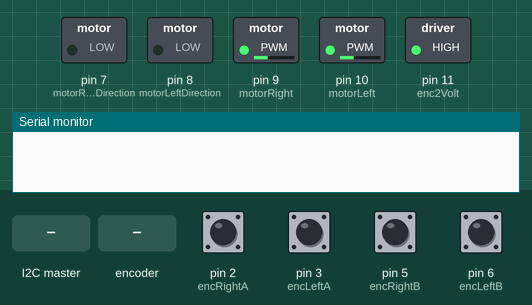
Recording of a sketch running on a simulated Arduino Uno, built with avr-gcc and run on an emulated ATmega328P. Shown: switched loads named in the sketch (green lamp = pin HIGH), the last lines printed to the serial monitor. Inputs (shaded band) come from the test bench; at power-on: pin 2 (encRightA), pin 3 (encLeftA), pin 5 (encRightB), pin 6 (encLeftB) HIGH.

Above: at 0.9 s.
1.0 s: the I2C master sends "."
At 2.3 s:
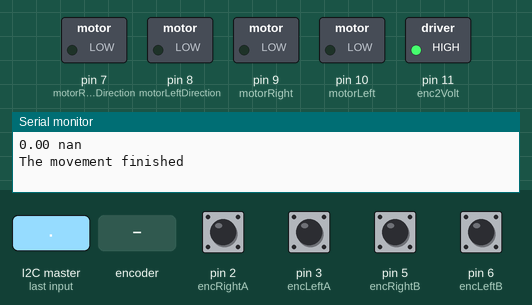
4.0 s: rotary encoder on pin 2 (encRightA) / pin 5 (encRightB) turned 3 steps (first pin leading)
At 5.7 s:
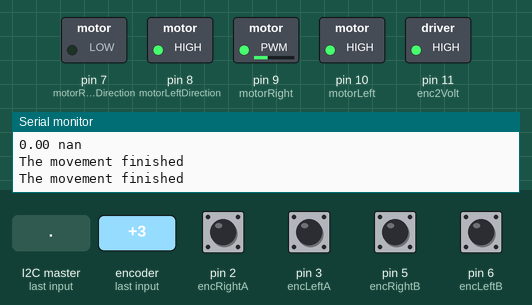
6.1 s: the I2C master sends "-"
At 7.2 s:
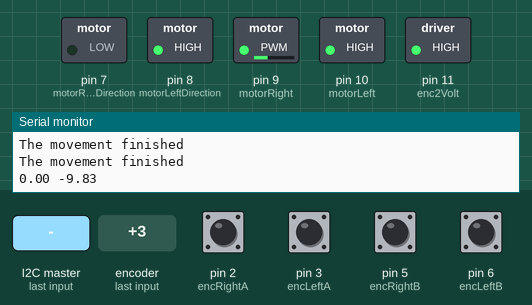
7.7 s: pin 3 (encLeftA) pulled LOW for 3.2 s
At 8.7 s:
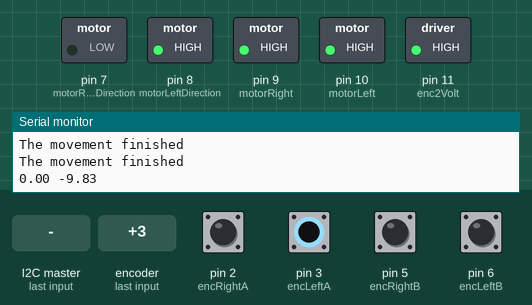
12.4 s: the I2C master sends the byte 5
At 13.3 s:
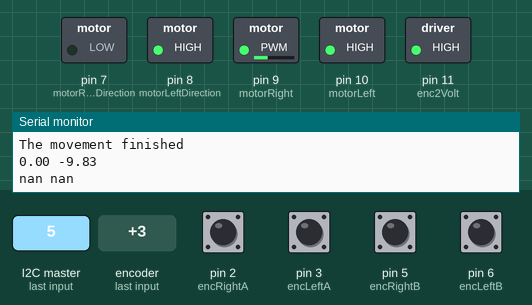
Timing chart, 0 to 15.0 s (numbered marks = the images above; inputs shaded):
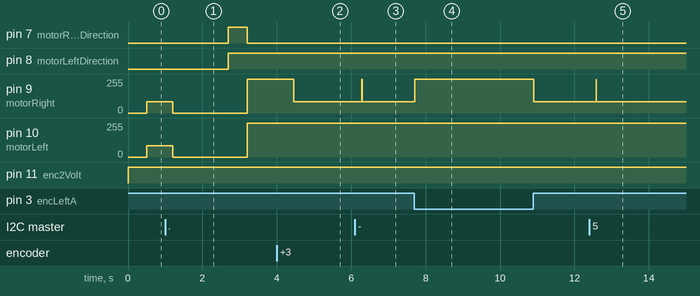

Measured:
- after the input at 1.0 s, pin 7 (motorRightDirection): LOW → HIGH after 1.7 s, → LOW 0.50 s later; pin 8 (motorLeftDirection): LOW → HIGH after 1.7 s; pin 9 (motorRight), pin 10 (motorLeft): 85/255 → 0/255 after 0.20 s, → 255/255 2.0 s later
- after the input at 4.0 s, pin 9 (motorRight): 255/255 → 85/255 after 0.46 s
- after the input at 6.1 s, pin 9 (motorRight): 85/255 → 255/255 after 0.18 s, → 85/255 0.01 s later
- after the input at 7.7 s, pin 9 (motorRight): 85/255 → 255/255 at once, → 85/255 3.2 s later
- after the input at 12.4 s, pin 9 (motorRight): 85/255 → 255/255 after 0.18 s, → 85/255 0.01 s later

The sketch:

main.ino
```cpp
/*
  Demo 2 - Group 12
  This code controls the motors and spinning wheels. It takes inputs from an I2C bus and an encoder.
  The programs outputs a PWM signal to a motor controller and sends the location of the
  wheel over I2C to a raspberry pi.
  To use this code, connect the GND, SCL, and SDA lines to the raspberry pi. Plug in the motor
  drive to the ardunino and connect the encoder to the pins specified in the code below.
*/
#include <Wire.h>
#define CIRCLE    2
#define FORWARDS  1
#define ROTATION  0
#define SEARCH    3
#define RATIO_ACCELERATE 0.25
#define MINIMUM_ACCEL 80
#define SLAVE_ADDRESS 0x04

// Encoder settings
const int CPR = 3200;
const int encRightA = 2;
const int encRightB = 5;
const int encLeftA = 3;
const int encLeftB = 6;
const int enc2Volt = 11;  // applies a +5V to one of the encoders

String dir = " ";
int countRight = 0;
int countLeft = 0;
int countRightBeforeDelay = 0;
int countLeftBeforeDelay = 0;

// Variables to check the encoder's direction of rotation
int encRightValA = 0;
int encRightValB = 0;
int encLeftValA = 0;
int encLeftValB = 0;

// Robot parameters
double distanceBetweenWheels = 9.18; //inches
double radius = 3; //in inches
double wheelCircumference = radius * M_PI * 2; //1.44 ft
double wheelToCenter = (distanceBetweenWheels / 2) / 12; //0.3825 ft

//Circle parameters
double leftWheelRadius = 0;
double rightWheelRadius = 0;
double angularSpeedRatio = 0;

// Motor pins
int motorRightDirection = 7;
int motorRight = 9;
int motorLeftDirection = 8;
int motorLeft = 10;
int motorEnable = 4;

// Timing variables
long endTime = -1;
long currentTime = 0;

// Right velocity PID controller
double KpRight = .08;
double KiRight = 0;
double KdRight = 0;

double errorRight = 0;
double controllerOutputRight = 0;
double derivativeRight = 0;
double integralRight = 0;
double oldErrorRight = 0;
double rightAngularSpeed = 0;

bool search = false;
bool markerFound = false;

// Left velocity PID controller
double KpLeft = .08;
double KiLeft = 0;
double KdLeft = 0;

double errorLeft = 0;
double controllerOutputLeft = 0;
double derivativeLeft = 0;
double integralLeft = 0;
double oldErrorLeft = 0;
double LeftAngularSpeed = 0;

double loopSpeed = 10; // 10ms sampling time
int delayValue = 0;

// Interrupt routines for the encoders
void encRightISR();
void encLeftISR();

// Variables to control the speed of each wheel for various cases
double desiredRightAngularSpeed = CPR * 2.5; // counts per second
double desiredLeftAngularSpeed = CPR * 2.5;

double desiredRightAngularSpeedLow = CPR; // counts per second
double desiredLeftAngularSpeedLow = CPR;

double desiredRightAngularSpeedSearch = CPR / 3; // counts per second
double desiredLeftAngularSpeedSearch = CPR / 3;


// Variables to control the distance the robot moves
int desiredCountsRight = 0;
int desiredCountsLeft = 0;
char receivedNumbers[32];
int receiveIndex = 0;
double desiredAngle = 0;
double desiredDistance = 0;
bool isNegativeAngle = false;

// Encoder must read within this values of the desired counts to be considered position reached
int tolerance = 5;

void setup() {
  Wire.begin(SLAVE_ADDRESS);
  Wire.onReceive(receiveData);

  Serial.begin(9600);
  pinMode(encRightA,  INPUT_PULLUP);
  pinMode(encLeftA,   INPUT_PULLUP);
  pinMode(encRightB,  INPUT_PULLUP);
  pinMode(encLeftB,   INPUT_PULLUP);
  pinMode(enc2Volt,   OUTPUT);

  attachInterrupt(digitalPinToInterrupt(encRightA), encRightISR,  CHANGE);
  attachInterrupt(digitalPinToInterrupt(encLeftA),  encLeftISR,   CHANGE);

  pinMode(motorRightDirection,  OUTPUT);
  pinMode(motorRight,           OUTPUT);
  pinMode(motorLeftDirection,   OUTPUT);
  pinMode(motorLeft,            OUTPUT);

  digitalWrite(enc2Volt, HIGH);
  digitalWrite(motorEnable, HIGH);

  // Initialize the motors running forwards
  motorsIdle();

  move(720, SEARCH);
  search = false;
  move(desiredAngle, ROTATION);
  move((double)((desiredDistance / 2.54 / 12) - .75), FORWARDS);
  move(90, ROTATION);
  move(0.75, CIRCLE);
  markerFound = false;

}

void loop() {
}

// Set the motors to move forwards
void motorsForwards() {
  digitalWrite(motorRightDirection, LOW);
  digitalWrite(motorLeftDirection, HIGH);
}


// Set the motors to turn the robot ccw
void motorsCounterclockwise() {
  digitalWrite(motorRightDirection, HIGH);
  digitalWrite(motorLeftDirection, HIGH);
}


// Set the motors to turn CW
void motorsClockwise() {
  digitalWrite(motorRightDirection, LOW);
  digitalWrite(motorLeftDirection, LOW);
}


// Turn the motors off
void motorsIdle() {
  analogWrite(motorLeft, 0);
  analogWrite(motorRight, 0);
  delay(500);
}

void motorsIdleAfterSearch() {
  analogWrite(motorLeft, 0);
  analogWrite(motorRight, 0);
  markerFound = false;
  delay(1000);
}


void move(double distance, int typeOfMotion) {
  // Initialize the counts to zero before movements
  countRight = 0;
  countLeft = 0;

  double localAngularSpeedRight = 0;
  double localAngularSpeedLeft = 0;

  // Set counts and cases for motion
  switch (typeOfMotion) {
    case FORWARDS:
      motorsForwards();
      desiredCountsRight = feet2Counts(distance);
      desiredCountsLeft = feet2Counts(distance);

      localAngularSpeedRight = desiredRightAngularSpeed; // note the speeds chosen
      localAngularSpeedLeft = desiredLeftAngularSpeed;

      break;

    case SEARCH:
      search = true;
      localAngularSpeedRight = desiredRightAngularSpeedSearch;
      localAngularSpeedLeft = desiredLeftAngularSpeedSearch;

    case ROTATION:
      desiredCountsRight = degrees2Counts(distance);
      desiredCountsLeft = degrees2Counts(distance);

      if (search == false) {
        localAngularSpeedRight = desiredRightAngularSpeedLow;
        localAngularSpeedLeft = desiredLeftAngularSpeedLow;
      }

      if (distance > 0) {
        motorsClockwise();
        // Set the desired counts to be negative for the motor in reverse
        desiredCountsRight *= -1;
      }
      else {
        motorsCounterclockwise();
        // Set the desired counts to be negative for the motor in reverse
        desiredCountsLeft *= -1;
      }
      break;
    case CIRCLE: //Configured for a clockwise circle around beacon
      motorsForwards();
      //calculate the radius the LEFT wheel will trace
      leftWheelRadius = distance + wheelToCenter; //distance will be input as the radius of the circle the CENTER of the robot is tracing (in ft)
      desiredCountsLeft = radius2Counts(leftWheelRadius);

      //calculate the radius the RIGHT wheel will trace
      rightWheelRadius = distance - wheelToCenter;

      desiredCountsRight = radius2Counts(rightWheelRadius);

      angularSpeedRatio = (double)desiredCountsRight / desiredCountsLeft; //By using this ratio we can modify the voltage of the right wheel to be slower

      localAngularSpeedRight = desiredRightAngularSpeed * angularSpeedRatio;
      localAngularSpeedLeft = desiredLeftAngularSpeed;

      break;

    default:
      motorsIdle();
      break;
  }

  // While the encoder counts are more than a certain amount from the target
  while (abs((abs(desiredCountsRight) - abs(countRight))) > tolerance || abs((abs(desiredCountsLeft) - abs(countLeft))) > tolerance) {
    currentTime = millis(); //collect time of program in milliseconds

    if (search == true && markerFound == true) {
      motorsIdleAfterSearch();
      break;
    }

    //    If both motors have gone too far then stop then exit the loop
    if (abs(countRight) > abs(desiredCountsRight) || abs(countLeft) > abs(desiredCountsLeft)) {
      break;
    }

    // Ensures that the same encoder counts are used for each calculation. Otherwise the encoder counts could change during the loop
    int currentCountsRight = countRight;
    int currentCountsLeft = countLeft;


    //////////////////////////////////////////////// Right motor control calculations ///////////////////////////////////////////////////////
    rightAngularSpeed = abs((currentCountsRight - countRightBeforeDelay) / ((double)(currentTime - endTime) / 1000));
    // Right motor error in angular speed
    errorRight = localAngularSpeedRight - rightAngularSpeed; // error

    derivativeRight = (errorRight - oldErrorRight) / (loopSpeed / 1000.0) ; // approximate the derivative
    integralRight = integralRight + errorRight * (loopSpeed / 1000); // summation of error to approximate integral
    if (integralRight > 5) integralRight = 5; // prevent integral term wind up
    if (integralRight < -5) integralRight = -5;

    // Calculate the controller output and constrain it
    controllerOutputRight = errorRight * KpRight + integralRight * KiRight + KdRight * derivativeLeft; // PID controller
    controllerOutputRight = abs(controllerOutputRight);
    controllerOutputRight = constrain(controllerOutputRight, 0, 255);
    ///////////////////////////////////////////////////////////////////////////////////////////////////////////////////////////////////////


    //////////////////////////////////////////////// Left motor control calculations ///////////////////////////////////////////////////////
    LeftAngularSpeed = abs((currentCountsLeft - countLeftBeforeDelay) / ((double)(currentTime - endTime) / 1000));
    // Left motor error in angular speed
    errorLeft = localAngularSpeedLeft - LeftAngularSpeed; // error

    derivativeLeft = (errorLeft - oldErrorLeft) / (loopSpeed / 1000.0); // approximate the derivative
    integralLeft = integralLeft + (loopSpeed / 1000) * errorLeft; // summation of error to approximate integral
    if (integralLeft > 5) integralLeft = 5; // prevent integral term wind up
    if (integralLeft < -5) integralLeft = -5;

    // Calculate the controller output and constrain it
    controllerOutputLeft = errorLeft * KpLeft + integralLeft * KiLeft + KdLeft * derivativeLeft; // PID controller
    controllerOutputLeft = abs(controllerOutputLeft);
    controllerOutputLeft = constrain(controllerOutputLeft, 0, 255);
    ///////////////////////////////////////////////////////////////////////////////////////////////////////////////////////////////////////


    /////////////////////////////////////////////// Acceleration Calcs //////////////////////////////////////////////////////////////////
    double percentRight = abs((double)currentCountsRight / desiredCountsRight);
    double percentLeft = abs((double)currentCountsLeft / desiredCountsLeft);
    //Serial.print(percentRight); Serial.print(" "); Serial.print(percentLeft); Serial.println(" ");


    // If one motor has gone a greater percentage of its distance than the other, slow it down
    if (markerFound == true && typeOfMotion == FORWARDS) {
      if (desiredAngle > 0.1) {
        localAngularSpeedLeft = desiredLeftAngularSpeed * (1 - desiredAngle * .02);
        localAngularSpeedRight = desiredRightAngularSpeed;
      } else if (desiredAngle < -0.1) {
        localAngularSpeedRight = desiredRightAngularSpeed * (1 - desiredAngle * .02);
        localAngularSpeedLeft = desiredLeftAngularSpeed;
      }
      desiredAngle = 0;
      markerFound = false;
    } else if (typeOfMotion == CIRCLE) {
      if ((abs(currentCountsRight) - abs(currentCountsLeft * angularSpeedRatio)) > 10) {
        controllerOutputRight /= 3;
      }
      else if ((abs(currentCountsLeft * angularSpeedRatio) - abs(currentCountsRight)) > 10) {
        controllerOutputLeft  /= 3;
      }
    } else {
      if ((abs(currentCountsRight) - abs(currentCountsLeft)) > 10) {
        controllerOutputRight /= 3;
      }
      else if ((abs(currentCountsLeft) - abs(currentCountsRight)) > 10) {
        controllerOutputLeft  /= 3;
      }
    }
    //    double thresh = CPR / 2;
    //    if (typeOfMotion == FORWARDS) {
    //      if (currentCountsLeft < thresh && currentCountsRight < thresh) {
    //        localAngularSpeedRight = constrain((double)currentCountsRight / thresh * desiredRightAngularSpeed, 1500, desiredRightAngularSpeed);
    //        localAngularSpeedLeft = constrain((double)currentCountsLeft / thresh * desiredLeftAngularSpeed, 1500, desiredLeftAngularSpeed);
    //      }
    //    }
    //    else if (typeOfMotion == CIRCLE) {
    //      if (currentCountsLeft < thresh && currentCountsRight < thresh * angularSpeedRatio) {
    //        localAngularSpeedRight = constrain((double)currentCountsRight / thresh * desiredRightAngularSpeed * angularSpeedRatio, CPR * angularSpeedRatio, desiredRightAngularSpeed * angularSpeedRatio);
    //        localAngularSpeedLeft = constrain((double)currentCountsLeft / thresh * desiredLeftAngularSpeed, CPR, desiredLeftAngularSpeed);
    //      }
    //    }


    // Send the commands to the motor
    analogWrite(motorRight, controllerOutputRight);
    analogWrite(motorLeft, controllerOutputLeft);

    oldErrorRight = errorRight;
    oldErrorLeft = errorLeft;

    countRightBeforeDelay = currentCountsRight;
    countLeftBeforeDelay = currentCountsLeft;
    // Delay a certain amount to keep a constant loop speed
    endTime = millis();
    delayValue = loopSpeed - ((millis() - currentTime));
    //Serial.println(delayValue);
    delay(delayValue); // delay accordingly for 50ms
  }
  Serial.println("The movement finished");
  motorsIdle();
}


// Convert degrees to encoder counts
int degrees2Counts(int deg) {
  // Circumference traced by wheels
  double pathLength = distanceBetweenWheels * M_PI;         // cm
  // Ratio of wheel circumference to path length
  double rotationRatio = wheelCircumference / pathLength;   // unitless
  // Degrees per rotation
  double degreePerRotation = 360 * rotationRatio;           // degrees
  // Degrees per encoder count
  double countsPerDegree = CPR / degreePerRotation;         // counts / degree
  // Counts for desired rotation
  double desiredCounts = countsPerDegree * deg;         // counts
  // Return the desired counts
  return desiredCounts;
}


// Convert feet encoder counts
int feet2Counts(double ft) {
  double circFt = wheelCircumference / 12;
  double rotations = ft / circFt;
  int driveCounts = CPR * rotations;
  return driveCounts;
}

double degrees2Radians(double degree) {
  double phi = (degree * M_PI) / 180;
  return phi;
}

// Convert circle radius to circumference and then to counts
double radius2Counts(double radius) {
  double circumference = 2 * M_PI * radius;
  return feet2Counts(circumference);
}

void encRightISR() {
  encRightValA = digitalRead(encRightA);
  encRightValB = digitalRead(encRightB);

  if (encRightValA != encRightValB) {
    dir = "FW";
    countRight++;
    countRight++;
  }
  else {
    dir = "BW";
    countRight--;
    countRight--;
  }
}


void encLeftISR() {
  encLeftValA = digitalRead(encLeftA);
  encLeftValB = digitalRead(encLeftB);
  if (encLeftValA != encLeftValB) {
    dir = "BW";
    countLeft--;
    countLeft--;
  }
  else {
    dir = "FW";
    countLeft++;
    countLeft++;
  }
}


// callback for received data. Receive data from the raspberry pi
void receiveData(int byteCount) {
  receiveIndex = 0;
  int receivedNum = 0;
  Wire.read();
  while (Wire.available()) {
    receivedNum = Wire.read();
    if (receivedNum == '-') {
      isNegativeAngle = true;
      continue;
    }
    receivedNumbers[receiveIndex] = receivedNum;
    receiveIndex++;
  }

  if (markerFound == false) {

    desiredDistance = 0;
    desiredAngle = 0;

    int powerIndex = 0;
    int spaceIndex = 0;
    int i = 0;

    int decIndex = 0;
    for (int j = 0; receivedNumbers[j] != ' '; j ++) {
      if (receivedNumbers[j] == '.') decIndex = j;
    }

    for (i = 0; receivedNumbers[i] !=  ' '; i ++) {
      if (i != decIndex) {
        if (i < decIndex) powerIndex = i;
        else powerIndex = i - 1;
        desiredAngle += (pow(10, decIndex - powerIndex - 1)) * (int(receivedNumbers[i] - '0'));
      }
    }

    if (isNegativeAngle == true) {
      desiredAngle *= -1;
      isNegativeAngle = false;
    }

    spaceIndex = i;

    for (int j = spaceIndex; receivedNumbers[j] != '\0'; j ++) {
      if (receivedNumbers[j] == '.') decIndex = j;
    }

    for (i = spaceIndex + 1; receivedNumbers[i] != '\0'; i ++) {
      if (receivedNumbers[i] == '\0') break;
      if (i != decIndex) {
        if (i < decIndex) powerIndex = i - spaceIndex + 1;
        else powerIndex = i - spaceIndex;

        desiredDistance += (pow(10, decIndex - powerIndex - spaceIndex)) * (int(receivedNumbers[i] - '0'));
      }
    }
  }
  desiredAngle -= 4.5;

  markerFound = true;

  Serial.print(desiredDistance); Serial.print(" "); Serial.println(desiredAngle);
}
```
